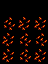

This game map was drawn from its Tiled (.tmx) file and the tilesets committed beside it. A one-line description and the full map source follow:
An orthogonal 3x4 tile map with 16x16 px tiles, 2 tile layers (Buildings, Front2).

<map version="1.10" tiledversion="1.11.2" orientation="orthogonal" renderorder="right-down" width="3" height="4" tilewidth="16" tileheight="16" infinite="0" nextlayerid="6" nextobjectid="1">
 <tileset firstgid="1" name="spring_GardenCrops" tilewidth="16" tileheight="16" tilecount="128" columns="16">
  <image source="spring_GardenCrops.png" width="256" height="128" />
 </tileset>
 <layer id="2" name="Buildings" width="3" height="4">
  <data encoding="csv">
0,0,0,
90,89,89,
89,90,90,
89,90,89
</data>
 </layer>
 <layer id="4" name="Front2" width="3" height="4">
  <properties>
   <property name="Draw" value="Front" />
  </properties>
  <data encoding="csv">
0,0,0,
0,0,0,
0,0,0,
0,0,0
</data>
 </layer>
 <objectgroup id="3" name="Buildings" />
 <objectgroup id="5" name="Front2" />
</map>
